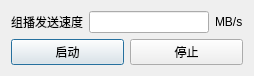
<?xml version="1.0" encoding="UTF-8"?>
<ui version="4.0">
 <class>QMulticastDemoServerClass</class>
 <widget class="QDialog" name="QMulticastDemoServerClass">
  <property name="geometry">
   <rect>
    <x>0</x>
    <y>0</y>
    <width>254</width>
    <height>71</height>
   </rect>
  </property>
  <property name="windowTitle">
   <string>组播发送</string>
  </property>
  <layout class="QVBoxLayout" name="verticalLayout">
   <item>
    <layout class="QHBoxLayout" name="horizontalLayout">
     <item>
      <widget class="QLabel" name="label">
       <property name="text">
        <string>组播发送速度</string>
       </property>
      </widget>
     </item>
     <item>
      <widget class="QLineEdit" name="lineEditSpeed"/>
     </item>
     <item>
      <widget class="QLabel" name="label_2">
       <property name="text">
        <string>MB/s</string>
       </property>
      </widget>
     </item>
    </layout>
   </item>
   <item>
    <layout class="QHBoxLayout" name="horizontalLayout_2">
     <item>
      <widget class="QPushButton" name="pushButtonStart">
       <property name="text">
        <string>启动</string>
       </property>
      </widget>
     </item>
     <item>
      <widget class="QPushButton" name="pushButtonStop">
       <property name="text">
        <string>停止</string>
       </property>
      </widget>
     </item>
    </layout>
   </item>
  </layout>
 </widget>
 <layoutdefault spacing="6" margin="11"/>
 <resources>
  <include location="MulticastDemoServer.qrc"/>
 </resources>
 <connections/>
</ui>
